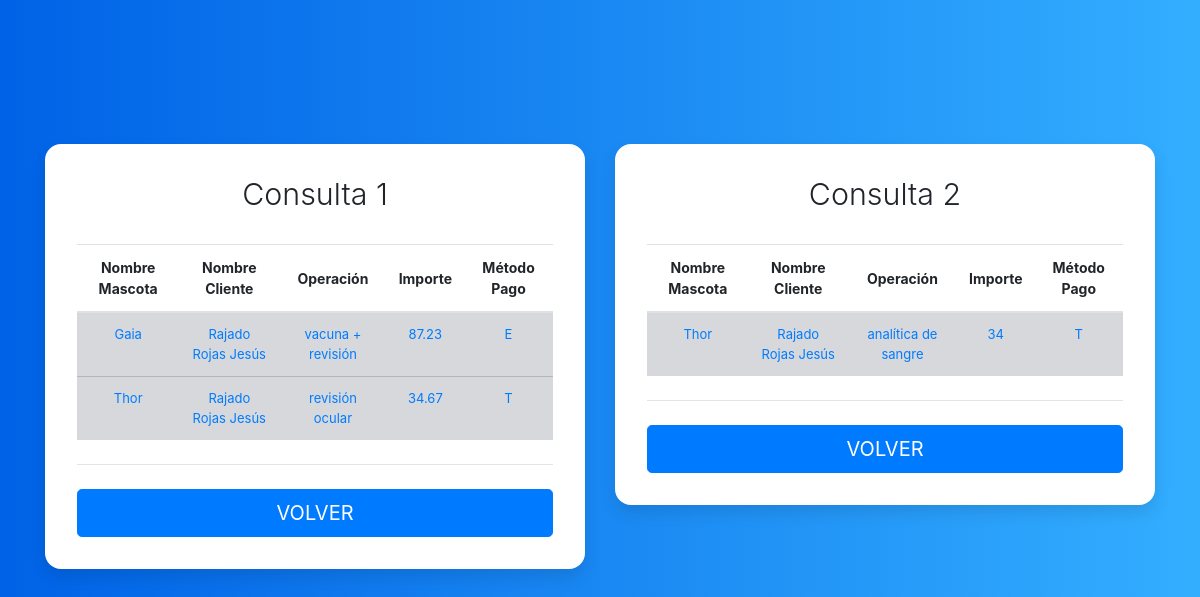
The page /mostrarCaja on the database its author committed.
### cajariomanzanares/models.py (models this page shows, shortened)
class Registros(models.Model):
    idRegistro = models.CharField(max_length=6, primary_key=True, null=False, verbose_name="Id Registro")
    idVet = models.CharField(max_length=2, null=False, verbose_name="Id Veterinario")
    consulta = models.CharField(max_length=1, choices=CONSULTA, null=False, verbose_name="Consulta")
    fechaRegistro = models.DateField(auto_now_add=False, null=False, verbose_name="Fecha Registgro")
    nombreMascota = models.CharField(max_length=30, null=False, verbose_name="Nombre Mascota")
    nombreCliente = models.CharField(max_length=50, null=False, verbose_name="Nombre Cliente")
    operacion = models.CharField(max_length=50, null=False, verbose_name="Descripción Operación")
    importe = models.CharField(max_length=8, null=False, validators=[RegexValidator(r'^\?<=>\d+.\d+|\d+$')],
                               verbose_name="Importe")
    metodoPago = models.CharField(max_length=1, choices=METODOPAGO, null=False, verbose_name="Método Pago")
    class Meta:
        db_table = "Registros"

### cajariomanzanares/views.py (the view)
# urls.py: path('mostrarCaja', views.mostrarCaja, name="mostrarCaja"),     # Muestra el conjunto de operaciones de cada una de
def mostrarCaja(request):
    fechaCaja = datetime.now()
    fechaCaja = fechaCaja.strftime("%Y-%m-%d")
    cursorPri = connection.cursor()
    cursorSeg = connection.cursor()
    cursorPri.execute('''SELECT nombreMascota as nombreMascota, nombreCliente as nombreCliente, operacion as operacion,
                    importe as importe, metodoPago as metodoPago FROM Registros where fechaRegistro = %s
                    and consulta = 1 ''', [fechaCaja])
    cursorSeg.execute('''SELECT nombreMascota as nombreMascota, nombreCliente as nombreCliente, operacion as operacion,
                    importe as importe, metodoPago as metodoPago FROM Registros where fechaRegistro = %s
                    and consulta = 2 ''', [fechaCaja])
    regPrimeraConsulta = cursorPri.fetchall()
    regSegundaConsulta = cursorSeg.fetchall()
    return render(request, 'mostrarCaja.html', {'regPrimeraConsulta': regPrimeraConsulta, 'regSegundaConsulta': regSegundaConsulta})

### cajariomanzanares/templates/mostrarCaja.html (shortened to what this page needs)
<!doctype html>
<html lang="en">
  <head>
    {% load static %}
    <link rel="stylesheet" href="{% static 'css/bootstrap.css' %}" type="text/css">
    <link rel="stylesheet" href="{% static 'css/index.css' %}" type="text/css">
  </head>
  <body>
    <br><br><br><br>
    <div class="container">
      <div class="row">
        <div class="col-sm-9 col-md-7 col-lg-6 mx-auto">
          <div class="card card-signin my-5">
            <div class="card-body">
              <h5 class="card-title text-center">Consulta 1</h5>
              {% if regPrimeraConsulta %}
                <table class="table table-responsive table-striped">
                    <thead>
                        <tr>
                            <th>Nombre Mascota</th>
                            <th>Nombre Cliente</th>
                            <th>Operación</th>
                            <th>Importe</th>
                            <th>Método Pago</th>
                        </tr>
                    </thead>
                    {% for things in regPrimeraConsulta %}
                        <tr class="table-secondary">
                            <td><a href="">{{ things.0 }}</a></td>
                            <td><a href="">{{ things.1 }}</a></td>
                            <td><a href="">{{ things.2 }}</a></td>
                            <td><a href="">{{ things.3 }}</a></td>
                            <td><a href="">{{ things.4 }}</a></td>
                        </tr>
                    {% endfor%}
                </table>
                {% endif %}
              <hr class="my-4">
              <a href="{% url 'index' %}"><button class="btn btn-lg btn-primary btn-block text-uppercase" type="submit">Volver</button></a>
            </div>
          </div>
        </div>
          <div class="col-sm-9 col-md-7 col-lg-6 mx-auto">
          <div class="card card-signin my-5">
            <div class="card-body">
              <h5 class="card-title text-center">Consulta 2</h5>
              {% if regSegundaConsulta %}
                <table class="table table-responsive table-striped">
                    <thead>
                        <tr>
                            <th>Nombre Mascota</th>
                            <th>Nombre Cliente</th>
                            <th>Operación</th>
                            <th>Importe</th>
                            <th>Método Pago</th>
                        </tr>
                    </thead>
                    {% for things in regSegundaConsulta %}
                        <tr class="table-secondary">
                            <td class="striker"><a href="">{{ things.0 }}</a></td>
                            <td class="striker"><a href="">{{ things.1 }}</a></td>
                            <td class="striker"><a href="">{{ things.2 }}</a></td>
                            <td class="striker"><a href="">{{ things.3 }}</a></td>
                            <td class="striker"><a href="">{{ things.4 }}</a></td>
                        </tr>
                    {% endfor%}
                </table>
                {% endif %}
              <hr class="my-4">
              <a href="{% url 'index' %}"><button class="btn btn-lg btn-primary btn-block text-uppercase" type="submit">Volver</button></a>
            </div>
          </div>
        </div>
      </div>
    </div>
  </body>
</html>

### cajariomanzanares/static/css/index.css (style rules this page uses)
:root { --input-padding-x: 1.5rem; --input-padding-y: .75rem; }
body { background: #007bff; background: linear-gradient(to right, #0062E6, #33AEFF); }
.card-signin { border: 0; border-radius: 1rem; box-shadow: 0 0.5rem 1rem 0 rgba(0, 0, 0, 0.1); }
.card-signin .card-title { margin-bottom: 2rem; font-weight: 300; font-size: 1.9rem; }
.card-signin .card-body { padding: 2rem; }
th { text-align: center; font-size: 14px; }
td { text-align: center; font-size: 13px; }

### rows shown on the page
Registros: nombreMascota "Gaia", nombreCliente "Rajado Rojas Jesús", operacion "vacuna + revisión", importe "87.23", metodoPago "E"
Registros: nombreMascota "Thor", nombreCliente "Rajado Rojas Jesús", operacion "revisión ocular", importe "34.67", metodoPago "T"
Registros: nombreMascota "Thor", nombreCliente "Rajado Rojas Jesús", operacion "analítica de sangre", importe "34", metodoPago "T"
